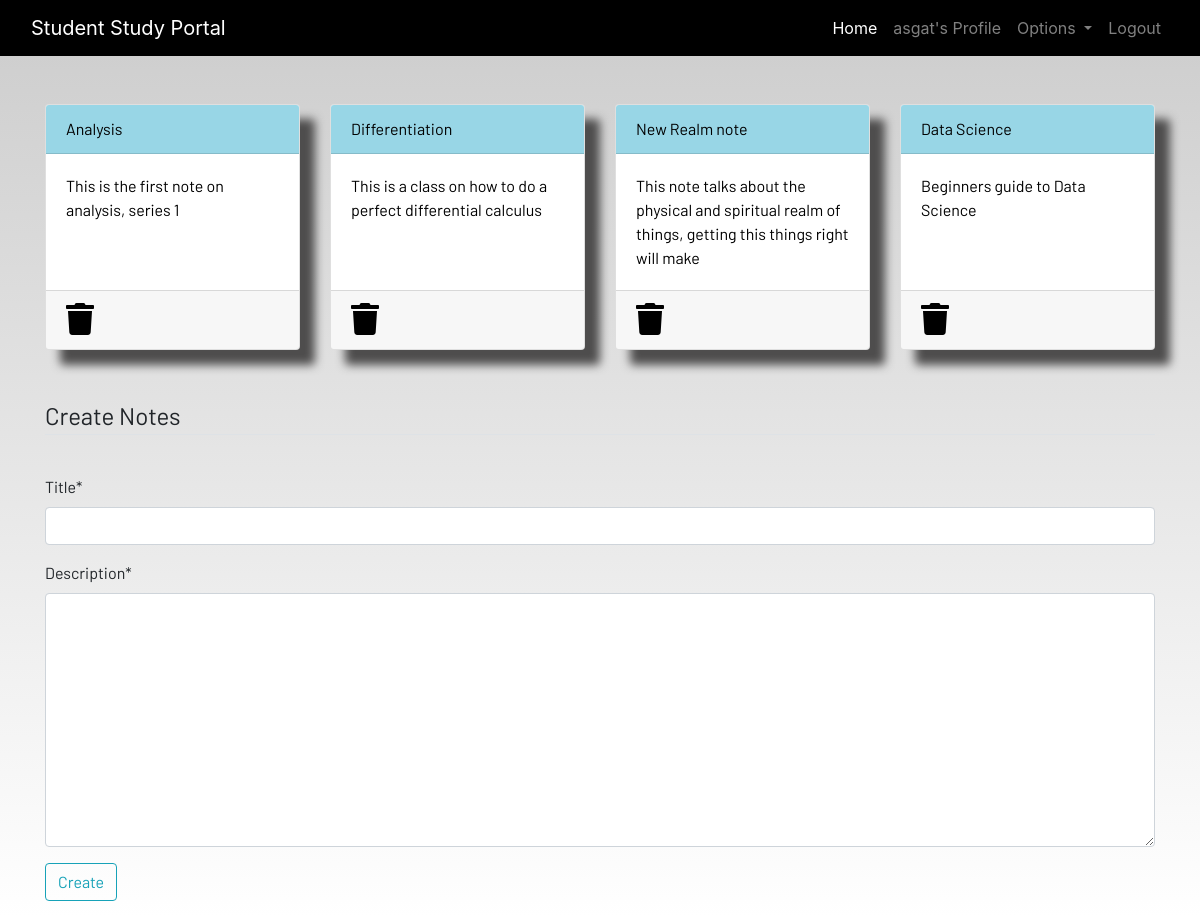
The app's page /notes (signed in), older data.
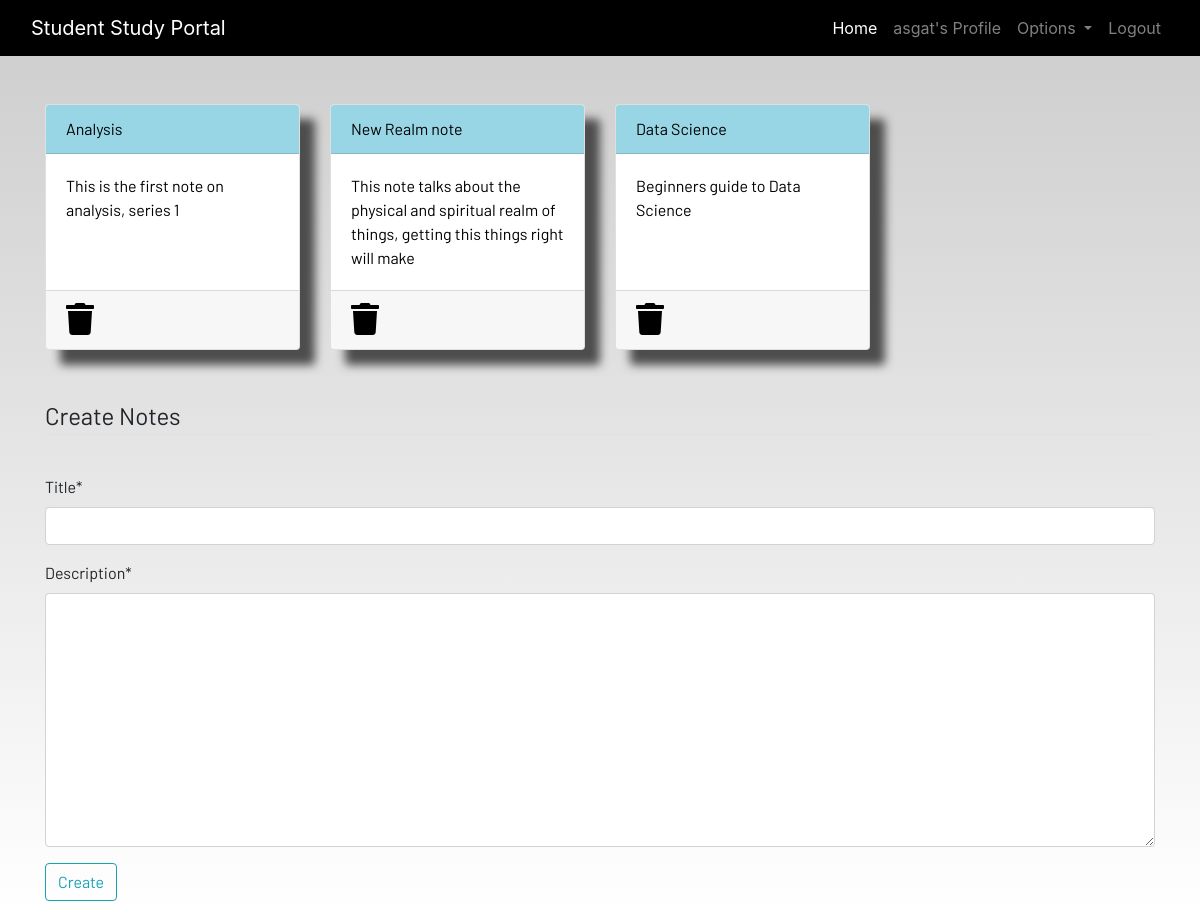
The same page, newer data.
### dashboard/models.py (models this page shows, shortened)
class Notes(models.Model):
    user = models.ForeignKey(User, on_delete=models.CASCADE)
    title = models.CharField(max_length= 200)
    description = models.TextField()
    class Meta:
        verbose_name = "notes"
        verbose_name_plural = "notes"

### dashboard/views.py (the view)
# urls.py: path('notes', views.notes, name="notes"),
@login_required
def notes(request):
    if request.method == "POST":
        form = NotesForm(request.POST)
        if form.is_valid():
            notes = Notes(user=request.user, title=request.POST['title'],description=request.POST['description'])
            notes.save()
        messages.success(request, f"Notes Added from {request.user.username} Successfully!")
    else:
        form = NotesForm()
    notes = Notes.objects.filter(user = request.user)
    context = {
        'notes' : notes,
        'form' : form
    }
    return render(request, "dashboard/notes.html", context)

### dashboard/forms.py
class NotesForm(forms.ModelForm):
    class Meta:
        model = Notes
        fields = ['title', 'description']

### dashboard/templates/dashboard/notes.html (shortened to what this page needs)
{% extends 'dashboard/base.html' %}
{% load static %}
{% load crispy_forms_tags %}
{% block content %}
<div class="container">
    <div class="row">
        {% for  note in notes %}
        <div class="col-md-3">
            <a href="{% url 'dashboard:notesdetail' note.id %}">
                <div class="card">
                    <div class="card-header">{{note.title}}</div>
                    <div class="card-body">{{note.description|slice:"0:101" }}</div>
                    <div class="card-footer mt-auto "><a href="{% url 'dashboard:delnote' note.id %}">
                        <i class="fa fa-trash fa-2x"></i></a>
                    </div>
                </div>
            </a>
        </div>
        {% endfor %}
        <br><br>
    </div>
</div>
<br><br>
<div class="container">
    <form method="POST">
        <fieldset class="form-group">
            <legend class="border-bottom mb-4">Create Notes</legend>
        </fieldset>
        {{form|crispy}}
        <div class="form-group">
            <button href="" class="btn btn-outline-info" type="submit">
                Create
            </button>
        </div>
    </form>
</div>
{% endblock content %}

Row changes from the older to the newer data that the page shows:
removed Notes: title "Differentiation", description "This is a class on how to do a perfect differential calculus"
